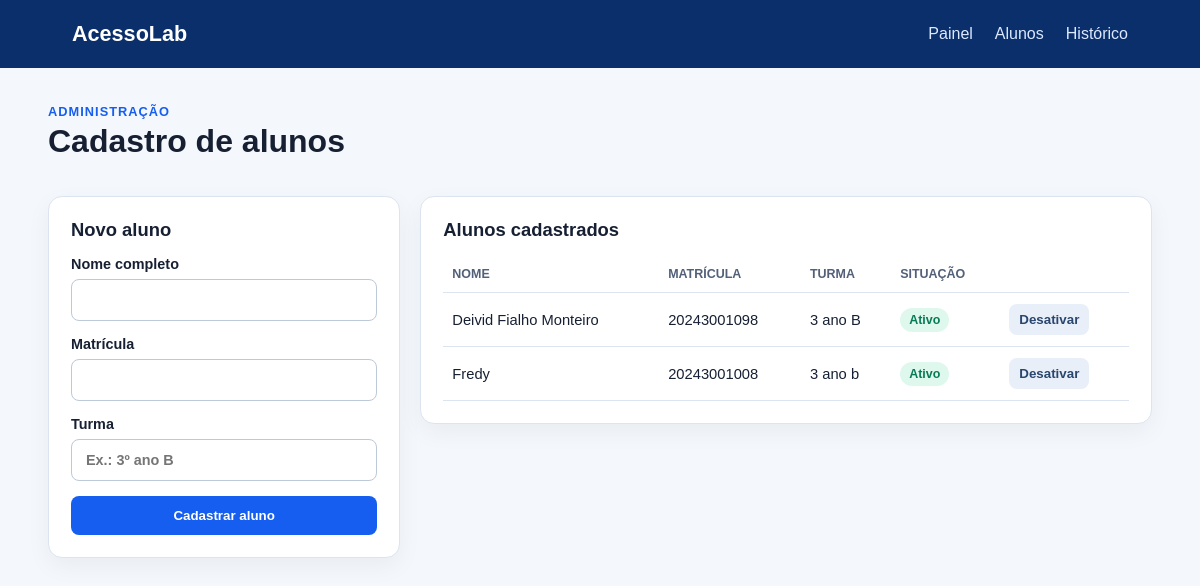
The app's page /alunos with its own data.
### tables this page shows
CREATE TABLE alunos (
                id INTEGER PRIMARY KEY AUTOINCREMENT,
                matricula TEXT NOT NULL UNIQUE,
                nome TEXT NOT NULL,
                turma TEXT NOT NULL,
                ativo INTEGER NOT NULL DEFAULT 1
            );

### app.py (the view, shortened to what this page needs)
@app.route("/alunos", methods=["GET", "POST"])
def alunos():
    with conectar() as conexao:
        lista = conexao.execute("SELECT * FROM alunos ORDER BY nome").fetchall()
    return render_template("alunos.html", alunos=lista)

### app.py (called while the page is built)
def conectar():
    conexao = sqlite3.connect(DATABASE)
    conexao.row_factory = sqlite3.Row
    return conexao

### templates/alunos.html (shortened to what this page needs)
{% extends "base.html" %}
{% block conteudo %}
<section class="cabecalho-pagina simples">
    <div>
        <p class="destaque">Administração</p>
        <h1>Cadastro de alunos</h1>
    </div>
</section>
<section class="grade alunos-grade">
    <article class="painel">
        <h2>Novo aluno</h2>
        <form class="formulario" method="post">
            <label>Nome completo<input name="nome" required></label>
            <label>Matrícula<input name="matricula" required></label>
            <label>Turma<input name="turma" required placeholder="Ex.: 3º ano B"></label>
            <button type="submit">Cadastrar aluno</button>
        </form>
    </article>
    <article class="painel">
        <h2>Alunos cadastrados</h2>
        {% if alunos %}
        <table>
            <thead><tr><th>Nome</th><th>Matrícula</th><th>Turma</th><th>Situação</th><th></th></tr></thead>
            <tbody>
            {% for aluno in alunos %}
                <tr>
                    <td>{{ aluno.nome }}</td><td>{{ aluno.matricula }}</td><td>{{ aluno.turma }}</td>
                    <td><span class="selo {{ 'autorizado' if aluno.ativo else 'negado' }}">{{ 'Ativo' if aluno.ativo else 'Inativo' }}</span></td>
                    <td>
                        <form action="{{ url_for('alterar_status', aluno_id=aluno.id) }}" method="post">
                            <button class="secundario" type="submit">{{ 'Desativar' if aluno.ativo else 'Ativar' }}</button>
                        </form>
                    </td>
                </tr>
            {% endfor %}
            </tbody>
        </table>
        {% else %}<p class="vazio">Nenhum aluno cadastrado.</p>{% endif %}
    </article>
</section>
{% endblock %}

### static/style.css (style rules this page uses)
:root { --azul: #155eef; --azul-escuro: #0b2f6b; --fundo: #f4f7fb; --texto: #172033; --borda: #dce4ef; --verde: #087a55; --vermelho: #b42318; }
* { box-sizing: border-box; }
body { margin: 0; font-family: Arial, sans-serif; color: var(--texto); background: var(--fundo); }
.cabecalho-pagina { display: grid; grid-template-columns: 1.2fr 1fr; gap: 28px; align-items: end; margin-bottom: 28px; }
.cabecalho-pagina.simples { align-items: center; }
.cabecalho-pagina h1 { margin: 4px 0 8px; font-size: 2rem; }
.cabecalho-pagina p { margin: 0; color: #5b6474; }
.destaque { color: var(--azul) !important; font-weight: bold; text-transform: uppercase; font-size: .8rem; letter-spacing: .08em; }
label { display: grid; gap: 7px; font-weight: bold; font-size: .9rem; }
input, select { width: 100%; padding: 12px 14px; border: 1px solid #bdc8d8; border-radius: 8px; background: white; font: inherit; }
button { padding: 12px 16px; border: 0; border-radius: 8px; background: var(--azul); color: white; font-weight: bold; cursor: pointer; }
button.secundario { background: #e9eff8; color: #29466f; padding: 8px 10px; }
.cards article, .painel { background: white; border: 1px solid var(--borda); border-radius: 14px; padding: 22px; box-shadow: 0 8px 24px rgba(18, 38, 63, .05); }
.grade { display: grid; grid-template-columns: 1fr 1fr; gap: 20px; }
.alunos-grade { grid-template-columns: .65fr 1.35fr; align-items: start; }
.painel h2 { margin-top: 0; font-size: 1.15rem; }
.formulario { display: grid; gap: 15px; }
table { width: 100%; border-collapse: collapse; font-size: .92rem; }
th, td { padding: 11px 9px; border-bottom: 1px solid var(--borda); text-align: left; }
th { color: #526078; font-size: .78rem; text-transform: uppercase; }
.selo { display: inline-block; padding: 5px 9px; border-radius: 999px; font-size: .78rem; font-weight: bold; }
.selo.autorizado { color: var(--verde); background: #dff8ed; }

### records on screen
alunos: nome "Deivid Fialho Monteiro", matricula "20243001098", turma "3 ano B", ativo "Ativo", ativo "Desativar"
alunos: nome "Fredy", matricula "20243001008", turma "3 ano b", ativo "Ativo", ativo "Desativar"
